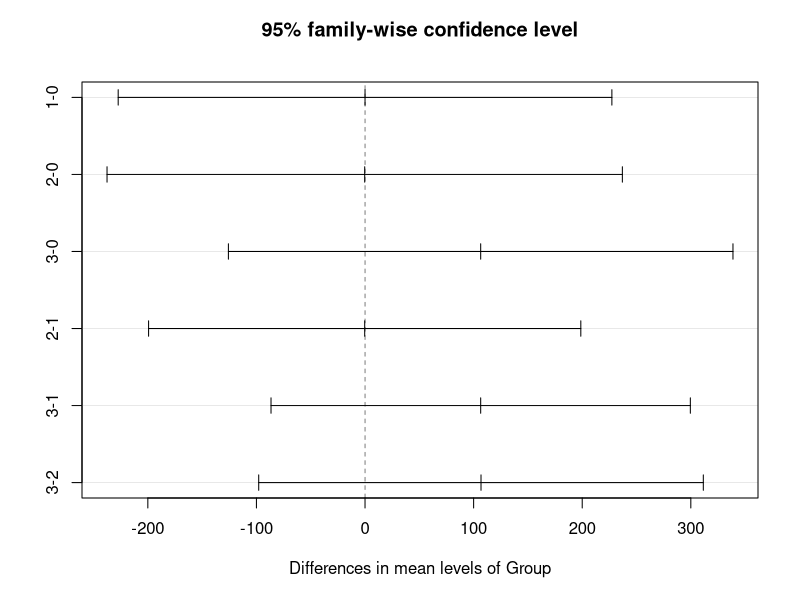

Write the R code that produced this figure.
## ---- chunk 1
# reading input 
df<-read.csv("input/rare5.csv", header =TRUE, sep=",")
#df <- df[complete.cases(df), ]  
df
## ---- chunk 2
df <- subset(df, len_match5 > 0)
df
## ---- chunk 3
df$Group = factor(df$Group)
df$phase = factor(df$phase)
## ---- chunk 4
df$log_len_match5 <- log(df$len_match5+1) 
df$log_count <- log(df$count+1) 
df$Q7_Q7_1 <- log(df$Q7_Q7_1+1)
df$Q7_Q7_2 <- log(df$Q7_Q7_2+1)
df$Q8_Q8_1 <- log(df$Q8_Q8_1+1)
df$Q10 <- log(df$Q10+1)
df
## ---- chunk 5
cols <- c( "log_len_match5")
df[cols] <- scale(df[cols])
df
## ---- chunk 6
library(lme4)
mod1 <- lmer(log_len_match5 ~ Group + ( 1 | phase), data = df, REML = FALSE )
summary(mod1)
## ---- chunk 7
table <- aov(len_match5 ~ Group, data = df)
summary(table)
## ---- chunk 8
forplot <- TukeyHSD(table, which = 'Group')
plot(forplot)
## ---- chunk 9
TukeyHSD(table, which = 'Group')
## ---- chunk 10
tableb <- aov(len_match5 ~ Group + log_count + Q7_Q7_1 + Q7_Q7_2 + Q8_Q8_1 + Q10, data = df)
summary(tableb)
## ---- chunk 11
TukeyHSD(tableb, which = 'Group')
